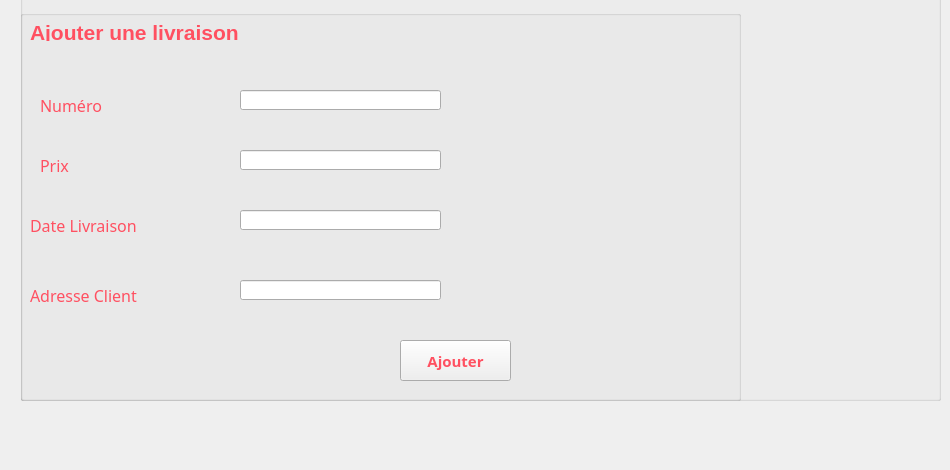
     <widget class="QWidget" name="tab_3">
      <attribute name="title">
       <string>Ajouter</string>
      </attribute>
      <widget class="QGroupBox" name="groupBox">
       <property name="geometry">
        <rect>
         <x>20</x>
         <y>-60</y>
         <width>921</width>
         <height>461</height>
        </rect>
       </property>
       <property name="font">
        <font>
         <family>Lucida Calligraphy</family>
         <pointsize>14</pointsize>
         <weight>75</weight>
         <bold>true</bold>
        </font>
       </property>
       <property name="styleSheet">
        <string notr="true">color: rgb(255, 80, 97);
</string>
       </property>
       <property name="title">
        <string>Ajouter une livraison</string>
       </property>
       <widget class="QGroupBox" name="groupBox_7">
        <property name="geometry">
         <rect>
          <x>0</x>
          <y>70</y>
          <width>721</width>
          <height>391</height>
         </rect>
        </property>
        <property name="font">
         <font>
          <family>Lucida Calligraphy</family>
          <pointsize>14</pointsize>
          <weight>75</weight>
          <bold>true</bold>
         </font>
        </property>
        <property name="styleSheet">
         <string notr="true">color: rgb(255, 80, 97);
</string>
        </property>
        <property name="title">
         <string/>
        </property>
        <widget class="QPushButton" name="pushButton">
         <property name="geometry">
          <rect>
           <x>380</x>
           <y>330</y>
           <width>111</width>
           <height>41</height>
          </rect>
         </property>
         <property name="font">
          <font>
           <family>Lucida Calligraphy</family>
           <pointsize>11</pointsize>
           <weight>75</weight>
           <bold>true</bold>
          </font>
         </property>
         <property name="styleSheet">
          <string notr="true">color: rgb(255, 80, 97);
background-image:rgb(255, 170, 255)</string>
         </property>
         <property name="text">
          <string>Ajouter</string>
         </property>
        </widget>
        <widget class="QLabel" name="label_5">
         <property name="geometry">
          <rect>
           <x>10</x>
           <y>10</y>
           <width>231</width>
           <height>21</height>
          </rect>
         </property>
         <property name="minimumSize">
          <size>
           <width>181</width>
           <height>21</height>
          </size>
         </property>
         <property name="font">
          <font>
           <family>MS Shell Dlg 2</family>
           <pointsize>16</pointsize>
           <weight>9</weight>
           <italic>false</italic>
           <bold>false</bold>
          </font>
         </property>
         <property name="styleSheet">
          <string notr="true">font: 75 16pt &quot;MS Shell Dlg 2&quot;;</string>
         </property>
         <property name="text">
          <string>&lt;html&gt;&lt;head/&gt;&lt;body&gt;&lt;p&gt;&lt;span style=&quot; font-weight:600;&quot;&gt;Ajouter une livraison&lt;/span&gt;&lt;/p&gt;&lt;/body&gt;&lt;/html&gt;</string>
         </property>
        </widget>
        <widget class="QLabel" name="label_9">
         <property name="geometry">
          <rect>
           <x>20</x>
           <y>80</y>
           <width>91</width>
           <height>31</height>
          </rect>
         </property>
         <property name="font">
          <font>
           <family>Lucida Calligraphy</family>
           <pointsize>12</pointsize>
          </font>
         </property>
         <property name="text">
          <string>Numéro </string>
         </property>
        </widget>
        <widget class="QLabel" name="label_11">
         <property name="geometry">
          <rect>
           <x>10</x>
           <y>200</y>
           <width>171</width>
           <height>31</height>
          </rect>
         </property>
         <property name="font">
          <font>
           <family>Lucida Calligraphy</family>
           <pointsize>12</pointsize>
          </font>
         </property>
         <property name="text">
          <string>Date Livraison</string>
         </property>
        </widget>
        <widget class="QLabel" name="label_7">
         <property name="geometry">
          <rect>
           <x>20</x>
           <y>140</y>
           <width>171</width>
           <height>31</height>
          </rect>
         </property>
         <property name="font">
          <font>
           <family>Lucida Calligraphy</family>
           <pointsize>12</pointsize>
          </font>
         </property>
         <property name="text">
          <string>Prix</string>
         </property>
        </widget>
        <widget class="QLabel" name="label_13">
         <property name="geometry">
          <rect>
           <x>10</x>
           <y>270</y>
           <width>171</width>
           <height>31</height>
          </rect>
         </property>
         <property name="font">
          <font>
           <family>Lucida Calligraphy</family>
           <pointsize>12</pointsize>
          </font>
         </property>
         <property name="text">
          <string>Adresse Client</string>
         </property>
        </widget>
        <widget class="QLineEdit" name="lineEdit_17">
         <property name="geometry">
          <rect>
           <x>220</x>
           <y>270</y>
           <width>201</width>
           <height>20</height>
          </rect>
         </property>
        </widget>
        <widget class="QLineEdit" name="lineEdit_15">
         <property name="geometry">
          <rect>
           <x>220</x>
           <y>200</y>
           <width>201</width>
           <height>20</height>
          </rect>
         </property>
        </widget>
        <widget class="QLineEdit" name="lineEdit">
         <property name="geometry">
          <rect>
           <x>220</x>
           <y>140</y>
           <width>201</width>
           <height>20</height>
          </rect>
         </property>
        </widget>
        <widget class="QLineEdit" name="lineEdit_2">
         <property name="geometry">
          <rect>
           <x>220</x>
           <y>80</y>
           <width>201</width>
           <height>20</height>
          </rect>
         </property>
         <property name="maxLength">
          <number>5</number>
         </property>
        </widget>
       </widget>
      </widget>
      <widget class="QLabel" name="label">
       <property name="geometry">
        <rect>
         <x>-64</x>
         <y>-10</y>
         <width>911</width>
         <height>431</height>
        </rect>
       </property>
       <property name="text">
        <string/>
       </property>
       <property name="pixmap">
        <pixmap>../../Pictures/i/Alinka-Shemeluyk_Sweets_YkxmSWdYdw.jpg</pixmap>
       </property>
      </widget>
      <zorder>label</zorder>
      <zorder>groupBox</zorder>
     </widget>
